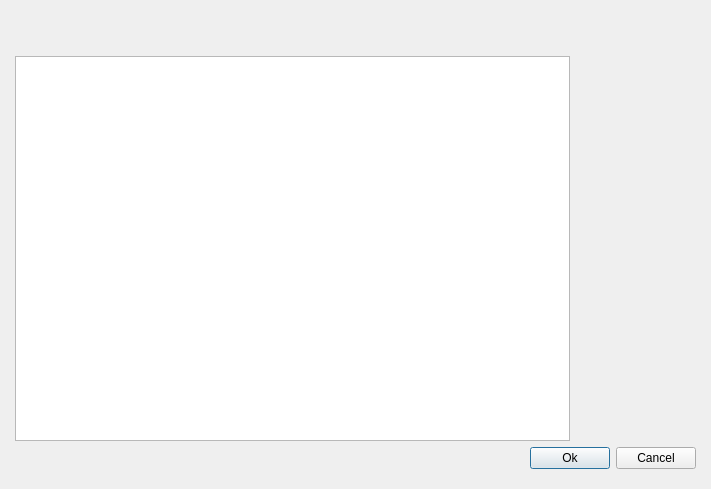
<?xml version="1.0" encoding="UTF-8"?>
<ui version="4.0">
 <class>BlackEnrollBatchDlg</class>
 <widget class="QDialog" name="BlackEnrollBatchDlg">
  <property name="geometry">
   <rect>
    <x>0</x>
    <y>0</y>
    <width>711</width>
    <height>489</height>
   </rect>
  </property>
  <property name="windowTitle">
   <string>Enroll Batch</string>
  </property>
  <layout class="QGridLayout" name="gridLayout">
   <property name="leftMargin">
    <number>15</number>
   </property>
   <property name="topMargin">
    <number>20</number>
   </property>
   <property name="rightMargin">
    <number>15</number>
   </property>
   <property name="bottomMargin">
    <number>20</number>
   </property>
   <item row="0" column="0" colspan="2">
    <widget class="QWidget" name="widToolBar" native="true">
     <property name="minimumSize">
      <size>
       <width>0</width>
       <height>30</height>
      </size>
     </property>
     <property name="maximumSize">
      <size>
       <width>16777215</width>
       <height>30</height>
      </size>
     </property>
    </widget>
   </item>
   <item row="1" column="0">
    <widget class="QTableView" name="viewBlackBatchList"/>
   </item>
   <item row="1" column="1">
    <widget class="QLabel" name="lblBlackInfoFace">
     <property name="minimumSize">
      <size>
       <width>120</width>
       <height>0</height>
      </size>
     </property>
     <property name="maximumSize">
      <size>
       <width>120</width>
       <height>16777215</height>
      </size>
     </property>
     <property name="text">
      <string/>
     </property>
     <property name="alignment">
      <set>Qt::AlignCenter</set>
     </property>
    </widget>
   </item>
   <item row="3" column="0" colspan="2">
    <layout class="QHBoxLayout" name="horizontalLayout">
     <item>
      <spacer name="horizontalSpacer">
       <property name="orientation">
        <enum>Qt::Horizontal</enum>
       </property>
       <property name="sizeHint" stdset="0">
        <size>
         <width>40</width>
         <height>20</height>
        </size>
       </property>
      </spacer>
     </item>
     <item>
      <widget class="QPushButton" name="btnOk">
       <property name="text">
        <string>Ok</string>
       </property>
      </widget>
     </item>
     <item>
      <widget class="QPushButton" name="btnCancel">
       <property name="text">
        <string>Cancel</string>
       </property>
      </widget>
     </item>
    </layout>
   </item>
  </layout>
  <action name="actionSelectFiles">
   <property name="icon">
    <iconset resource="mainResource.qrc">
     <normaloff>:/images/file.png</normaloff>:/images/file.png</iconset>
   </property>
   <property name="text">
    <string>Add Files</string>
   </property>
  </action>
  <action name="actionSelectFolders">
   <property name="icon">
    <iconset resource="mainResource.qrc">
     <normaloff>:/images/folder.png</normaloff>:/images/folder.png</iconset>
   </property>
   <property name="text">
    <string>Add Folder</string>
   </property>
  </action>
  <action name="actionEditBlackBatch">
   <property name="icon">
    <iconset resource="mainResource.qrc">
     <normaloff>:/images/edit.png</normaloff>:/images/edit.png</iconset>
   </property>
   <property name="text">
    <string>Edit</string>
   </property>
  </action>
  <action name="actionDeleteBlackBatch">
   <property name="icon">
    <iconset resource="mainResource.qrc">
     <normaloff>:/images/delete.png</normaloff>:/images/delete.png</iconset>
   </property>
   <property name="text">
    <string>Delete</string>
   </property>
  </action>
  <action name="actionProcessBlackBatch">
   <property name="icon">
    <iconset resource="mainResource.qrc">
     <normaloff>:/images/process.png</normaloff>:/images/process.png</iconset>
   </property>
   <property name="text">
    <string>Process</string>
   </property>
  </action>
 </widget>
 <resources>
  <include location="mainResource.qrc"/>
 </resources>
 <connections/>
</ui>
